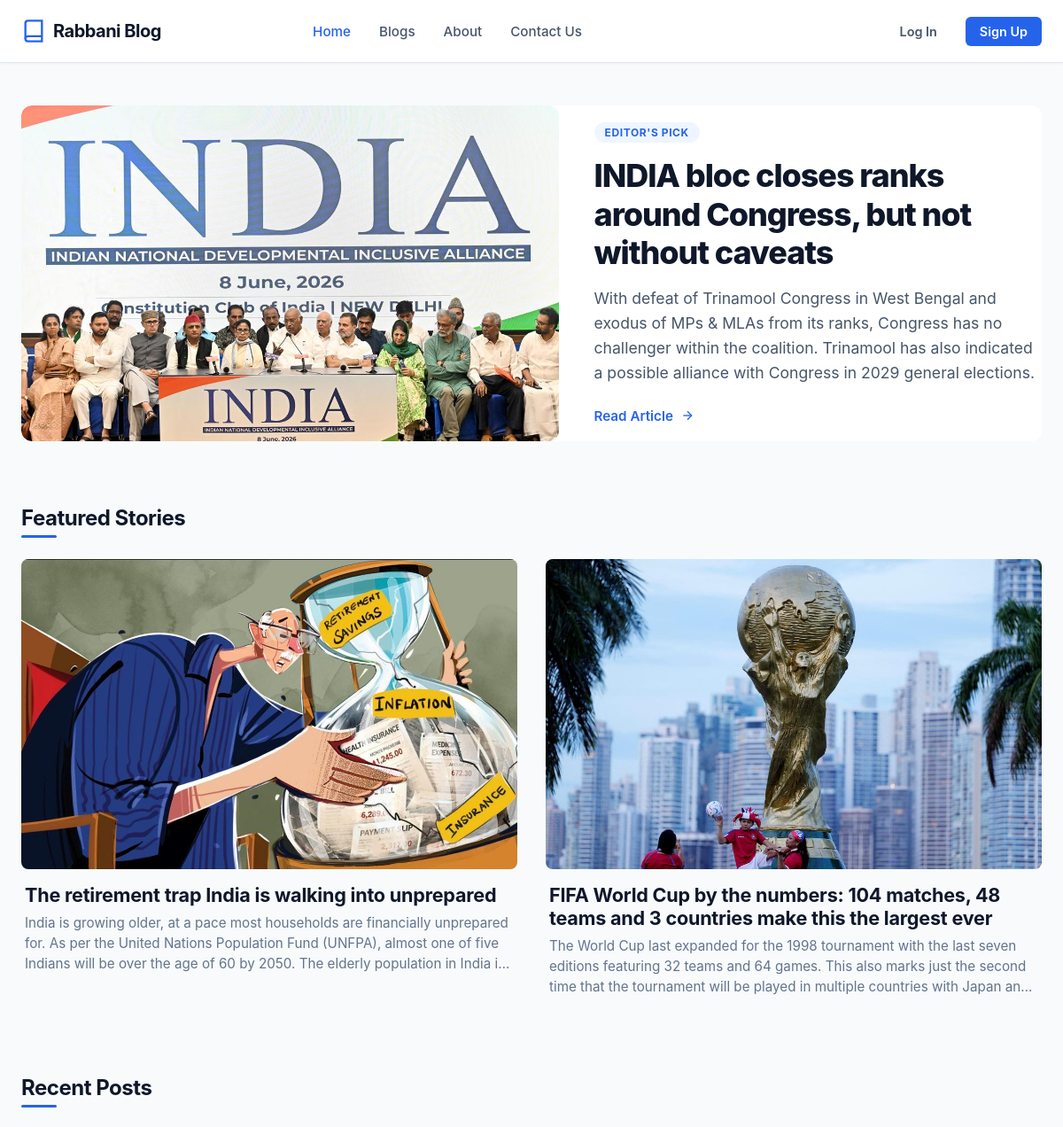
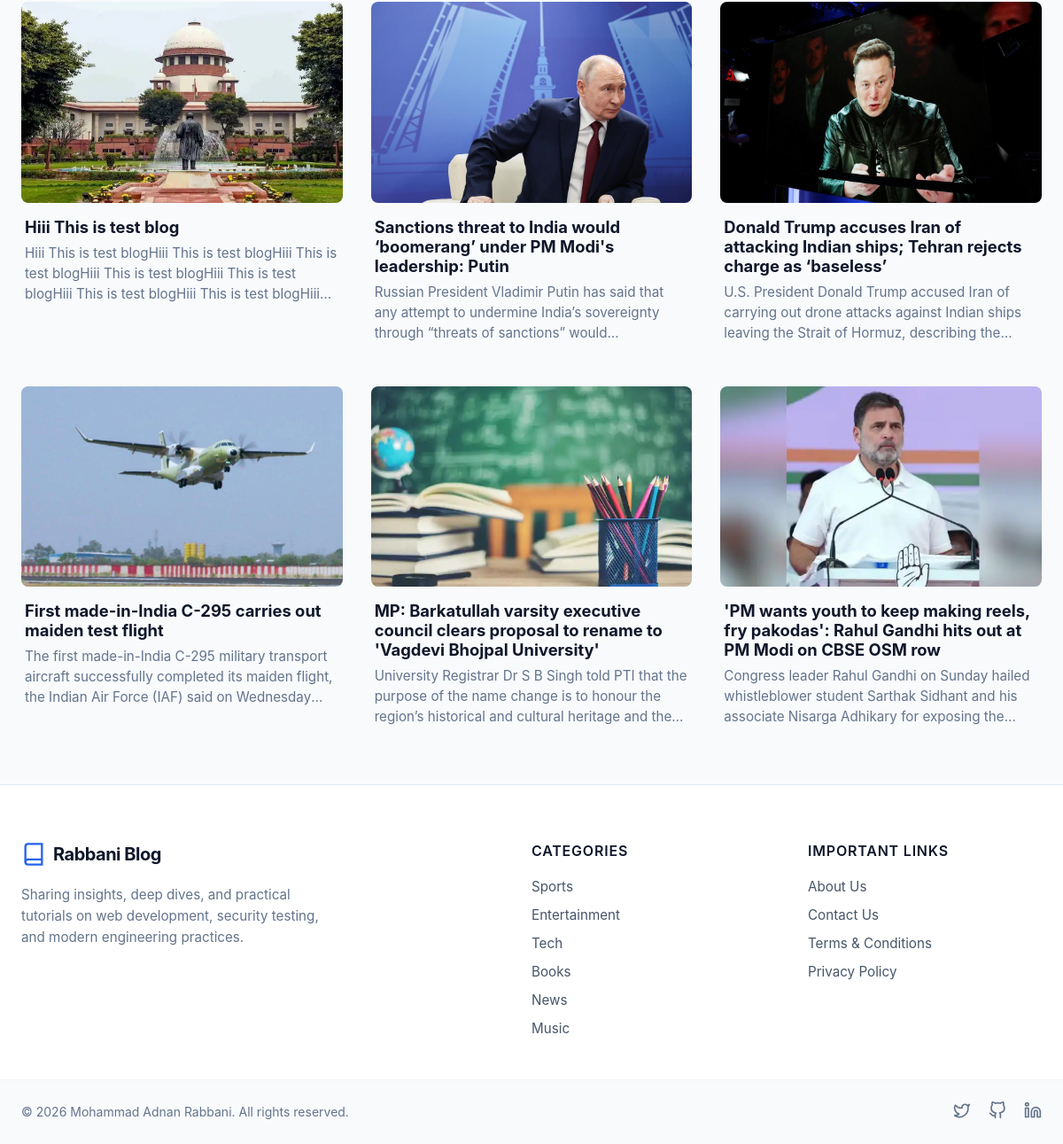
The page / on the database its author committed (2 pictures, top to bottom).
### home/models.py (models this page shows, shortened)
class BlogPost(models.Model):
    STATUS_CHOICES = {
        'published' : 'Published',
        'draft' : 'Draft',
    }
    title = models.CharField(max_length=200)
    slug = models.SlugField(max_length=200)
    short_description = models.TextField()
    content = models.TextField()
    featured_img = models.ImageField(upload_to='images/%Y/%m')
    status = models.CharField(choices=STATUS_CHOICES)
    category = models.ForeignKey(Category, on_delete=models.CASCADE)
    author = models.ForeignKey(User, on_delete=models.CASCADE)
    is_featured = models.BooleanField(default=False)
    created_at = models.DateTimeField(auto_now_add=True)
    updated_at = models.DateTimeField(auto_now=True)

class Category(models.Model):
    category_name = models.CharField(max_length=200)
    slug = models.SlugField(max_length=200, default='cat')
    created_at = models.DateTimeField(auto_now_add=True)
    updated_at = models.DateTimeField(auto_now=True)

### home/views.py (the view)
# urls.py: 2. Add a URL to urlpatterns:  path('', views.home, name='home')
def home(request):
    posts = BlogPost.objects.filter(is_featured = True, status = 'published')
    recent_posts = BlogPost.objects.filter(status = 'published', is_featured = False).order_by('-created_at')[:6]
    context = {
        'posts': posts,
        'recent_posts': recent_posts
    }
    return render(request, 'Pages/index.html', context)

### home/context_processors.py (called while the page is built)
def categories(request):
    return {
        'categories': Category.objects.all()
    }

### templates/Pages/index.html (shortened to what this page needs)
{% extends "Pages/base.html" %}
{% load static %}
{% block content %}
<!doctype html>
<html lang="en">
<head>
    <link rel="stylesheet" href="{% static 'CSS/index.css' %}">
</head>
<body>
<main class="blog-body-container">
    {% for post in posts %}
        {% if forloop.first %}
            <section class="hero-featured-section">
                <div class="featured-card-hero">
                    <div class="featured-hero-img-wrapper">
                        <img src="{{ post.featured_img.url }}" alt="{{ post.title }}">
                    </div>
                    <div class="featured-hero-content">
                        <span class="badge">Editor's Pick</span>
                        <h1 class="hero-title"><a href="{% url 'view_blog' post.slug %}">{{ post.title }}</a></h1>
                        <p class="hero-desc">{{ post.short_description }}</p>
                        <a href="{% url 'view_blog' post.slug %}" class="read-more-btn">Read Article
                            <svg width="16" height="16" viewBox="0 0 24 24" fill="none" stroke="currentColor" stroke-width="2"><line x1="5" y1="12" x2="19" y2="12"></line><polyline points="12 5 19 12 12 19"></polyline></svg>
                        </a>
                    </div>
                </div>
            </section>
        {% endif %}
    {% endfor %}
    <section class="section-wrapper">
        <h2 class="section-heading">Featured Stories</h2>
        <div class="featured-grid-two-col">
            {% for post in posts %}
                {% if not forloop.first %}
                    <article class="featured-secondary-card">
                        <div class="card-img-wrapper">
                            <img src="{{ post.featured_img.url }}" alt="{{ post.title }}">
                        </div>
                        <div class="card-content">
                            <h3 class="card-title"><a href="{% url 'view_blog' post.slug %}">{{ post.title }}</a></h3>
                            <p class="card-desc">{{ post.short_description }}</p>
                        </div>
                    </article>
                {% endif %}
            {% endfor %}
        </div>
    </section>
    <section class="section-wrapper">
        <h2 class="section-heading">Recent Posts</h2>
        <div class="recent-posts-grid">
            {% for recent_post in recent_posts %}
                <article class="recent-post-card">
                    <div class="card-img-wrapper">
                        <img src="{{ recent_post.featured_img.url }}" alt="{{ recent_post.title }}">
                    </div>
                    <div class="card-content">
                        <h3 class="card-title"><a href="{% url 'view_blog' recent_post.slug %}">{{ recent_post.title }}</a></h3>
                        <p class="card-desc">{{ recent_post.short_description }}</p>
                    </div>
                </article>
            {% endfor %}
        </div>
    </section>
</main>
</body>
</html>
{% endblock content %}

### templates/Pages/base.html (shortened to what this page needs)
{% load static %}
<!DOCTYPE html>
<html lang="en">
<head>
    <link rel="stylesheet" href="{% static 'CSS/base.css' %}">
</head>
<body>
    <header class="blog-header">
        <div class="header-container">
            <a href="#" class="brand">
                <svg class="logo" viewBox="0 0 24 24" fill="none" stroke="currentColor" stroke-width="2">
                    <path d="M4 19.5A2.5 2.5 0 0 1 6.5 17H20"></path>
                    <path d="M6.5 2H20v20H6.5A2.5 2.5 0 0 1 4 19.5v-15A2.5 2.5 0 0 1 6.5 2z"></path>
                </svg>
                <span class="site-name">Rabbani Blog</span>
            </a>
            <nav class="nav-menu">
                <ul class="nav-links">
                    <li><a href="{% url 'home' %}" class="nav-item {% if '/' == request.path %} active {% endif %}">Home</a></li>
                    <li><a href="{% url 'all_blogs' %}" class="nav-item {% if '/all_blogs' in request.path %} active {% endif %}">Blogs</a></li>
                    <li><a href="{% url 'about' %}" class="nav-item {% if '/about' in request.path %} active {% endif %}">About</a></li>
                    <li><a href="{% url 'contact' %}" class="nav-item {% if '/contact' in request.path %} active {% endif %}">Contact Us</a></li>
                </ul>
            </nav>
            <p>{% if user.is_authenticated %}</p>
            <div class="auth-actions">
            {{user.username}}
                 <a href="{% url 'dashboard' %}" class="btn btn-login">Dashboard</a>
            <a class="btn btn-signup" href="{% url 'logout' %}">Log Out</a>
            </div>
            {%  else %}
            <div class="auth-actions">
                <a href="{% url 'login_user' %}" class="btn btn-login">Log In</a>
                <a href="{% url 'register' %}" class="btn btn-signup">Sign Up</a>
            </div>
            {%  endif %}
        </div>
    </header>
{% block content %}
{% endblock content%}
<footer class="blog-footer">
    <div class="footer-container">
        <div class="footer-column brand-column">
            <a href="#" class="brand">
                <svg class="logo" viewBox="0 0 24 24" fill="none" stroke="currentColor" stroke-width="2">
                    <path d="M4 19.5A2.5 2.5 0 0 1 6.5 17H20"></path>
                    <path d="M6.5 2H20v20H6.5A2.5 2.5 0 0 1 4 19.5v-15A2.5 2.5 0 0 1 6.5 2z"></path>
                </svg>
                <span class="site-name">Rabbani Blog</span>
            </a>
            <p class="footer-desc">
                Sharing insights, deep dives, and practical tutorials on web development, security testing, and modern engineering practices.
            </p>
        </div>
        <div class="footer-column">
            <h3 class="footer-heading">Categories</h3>
            <ul class="footer-links">
                {% for category in categories %}
                <li><a href="{% url 'category_wise_view' category.slug %}">{{ category.category_name }}</a></li>
                {% endfor %}
            </ul>
        </div>
        <div class="footer-column">
            <h3 class="footer-heading">Important Links</h3>
            <ul class="footer-links">
                <li><a href="#">About Us</a></li>
                <li><a href="#">Contact Us</a></li>
                <li><a href="#">Terms & Conditions</a></li>
                <li><a href="#">Privacy Policy</a></li>
            </ul>
        </div>
    </div>
    <div class="footer-bottom">
        <div class="footer-bottom-container">
            <p class="copyright">&copy; 2026 Mohammad Adnan Rabbani. All rights reserved.</p>
            <div class="social-icons">
                <a href="#" class="social-link" aria-label="Twitter">
                    <svg viewBox="0 0 24 24" fill="none" stroke="currentColor" stroke-width="2" stroke-linecap="round" stroke-linejoin="round"><path d="M22 4s-.7 2.1-2 3.4c1.6 10-9.4 17.3-18 11.6 2.2.1 4.4-.6 6-2C3 15.5.5 9.6 3 5c2.2 2.6 5.6 4.1 9 4-.9-4.2 4-6.6 7-3.8 1.1 0 3-1.2 3-1.2z"></path></svg>
                </a>
                <a href="#" class="social-link" aria-label="GitHub">
                </a>
                <a href="#" class="social-link" aria-label="LinkedIn">
                    <svg viewBox="0 0 24 24" fill="none" stroke="currentColor" stroke-width="2" stroke-linecap="round" stroke-linejoin="round"><path d="M16 8a6 6 0 0 1 6 6v7h-4v-7a2 2 0 0 0-2-2 2 2 0 0 0-2 2v7h-4v-7a6 6 0 0 1 6-6z"></path><rect x="2" y="9" width="4" height="12"></rect><circle cx="4" cy="4" r="2"></circle></svg>
                </a>
            </div>
        </div>
    </div>
</footer>
</body>
</html>

### static/CSS/base.css (style rules this page uses)
* { margin: 0; padding: 0; box-sizing: border-box; font-family: -apple-system, BlinkMacSystemFont, "Segoe UI", Roboto, Helvetica, Arial, sans-serif; }
body { background-color: #f8fafc; }
.blog-header { background-color: #ffffff; border-bottom: 1px solid #e2e8f0; position: sticky; top: 0; z-index: 1000; box-shadow: 0 1px 3px rgba(0, 0, 0, 0.05); }
.header-container { max-width: 1200px; margin: 0 auto; padding: 0 1.5rem; height: 70px; display: flex; align-items: center; justify-content: space-between; }
.brand { display: flex; align-items: center; gap: 0.5rem; text-decoration: none; color: #0f172a; }
.logo { width: 28px; height: 28px; color: #2563eb; }
.site-name { font-size: 1.25rem; font-weight: 700; letter-spacing: -0.025em; }
.nav-menu { display: flex; align-items: center; }
.nav-links { display: flex; list-style: none; gap: 2rem; }
.nav-item { text-decoration: none; color: #475569; font-size: 0.95rem; font-weight: 500; transition: color 0.2s ease; }
.nav-item:hover, .nav-item.active { color: #2563eb; }
.auth-actions { display: flex; align-items: center; gap: 1rem; }
.btn { text-decoration: none; font-size: 0.9rem; font-weight: 600; padding: 0.5rem 1rem; border-radius: 0.375rem; transition: all 0.2s ease; }
.btn-login { color: #475569; }
.btn-signup { background-color: #2563eb; color: #ffffff; }
.blog-footer { background-color: #ffffff; border-top: 1px solid #e2e8f0; margin-top: auto; color: #475569; }
.footer-container { max-width: 1200px; margin: 0 auto; padding: 4rem 1.5rem 3rem 1.5rem; display: grid; grid-template-columns: 2fr 1fr 1fr; gap: 3rem; }
.footer-column { display: flex; flex-direction: column; gap: 1.25rem; }
.brand-column { max-width: 360px; }
.footer-desc { font-size: 0.95rem; line-height: 1.6; color: #64748b; }
.footer-heading { font-size: 1rem; font-weight: 600; color: #0f172a; letter-spacing: 0.05em; text-transform: uppercase; }
.footer-links { list-style: none; display: flex; flex-direction: column; gap: 0.75rem; }
.footer-links a { text-decoration: none; color: #475569; font-size: 0.95rem; transition: color 0.2s ease; }
.footer-bottom { border-top: 1px solid #f1f5f9; background-color: #f8fafc; }
.footer-bottom-container { max-width: 1200px; margin: 0 auto; padding: 1.5rem 1.5rem; display: flex; align-items: center; justify-content: space-between; }
.copyright { font-size: 0.875rem; color: #64748b; }
.social-icons { display: flex; gap: 1.25rem; }
.social-link { color: #64748b; transition: color 0.2s ease; }
.social-link svg { width: 20px; height: 20px; }

### rows shown on the page
BlogPost: featured_img (picture), title "INDIA bloc closes ranks around Congress, but not without caveats", short_description "With defeat of Trinamool Congress in West Bengal and exodus of MPs & MLAs from its ranks, Congress has no challenger within the coalition. Trinamool has also indicated a possible alliance with Congress in 2029 general elections."
BlogPost: featured_img (picture), title "The retirement trap India is walking into unprepared", short_description "India is growing older, at a pace most households are financially unprepared for. As per the United Nations Population Fund (UNFPA), almost one of five Indians will be over the age of 60 by 2050. The elderly population in India…"
BlogPost: featured_img (picture), title "FIFA World Cup by the numbers: 104 matches, 48 teams and 3 countries make this the largest ever", short_description "The World Cup last expanded for the 1998 tournament with the last seven editions featuring 32 teams and 64 games. This also marks just the second time that the tournament will be played in multiple countries with Japan…"
BlogPost: featured_img (picture), title "Hiii This is test blog", short_description "Hiii This is test blogHiii This is test blogHiii This is test blogHiii This is test blogHiii This is test blogHiii This is test blogHiii This is test…"
BlogPost: featured_img (picture), title "Sanctions threat to India would ‘boomerang’ under PM Modi's leadership: Putin", short_description "Russian President Vladimir Putin has said that any attempt to undermine India’s sovereignty through “threats of sanctions”…"
BlogPost: featured_img (picture), title "Donald Trump accuses Iran of attacking Indian ships; Tehran rejects charge as ‘baseless’", short_description "U.S. President Donald Trump accused Iran of carrying out drone attacks against Indian ships leaving the Strait of Hormuz, describing…"
BlogPost: featured_img (picture), title "First made-in-India C-295 carries out maiden test flight", short_description "The first made-in-India C-295 military transport aircraft successfully completed its maiden flight, the Indian Air Force (IAF) said on…"
BlogPost: featured_img (picture), title "MP: Barkatullah varsity executive council clears proposal to rename to 'Vagdevi Bhojpal University'", short_description "University Registrar Dr S B Singh told PTI that the purpose of the name change is to honour the region’s historical and cultural heritage and…"
BlogPost: featured_img (picture), title "'PM wants youth to keep making reels, fry pakodas': Rahul Gandhi hits out at PM Modi on CBSE OSM row", short_description "Congress leader Rahul Gandhi on Sunday hailed whistleblower student Sarthak Sidhant and his associate Nisarga Adhikary for exposing…"
Category: category_name "Sports"
Category: category_name "Entertainment"
Category: category_name "Tech"
Category: category_name "Books"
Category: category_name "News"
Category: category_name "Music"
